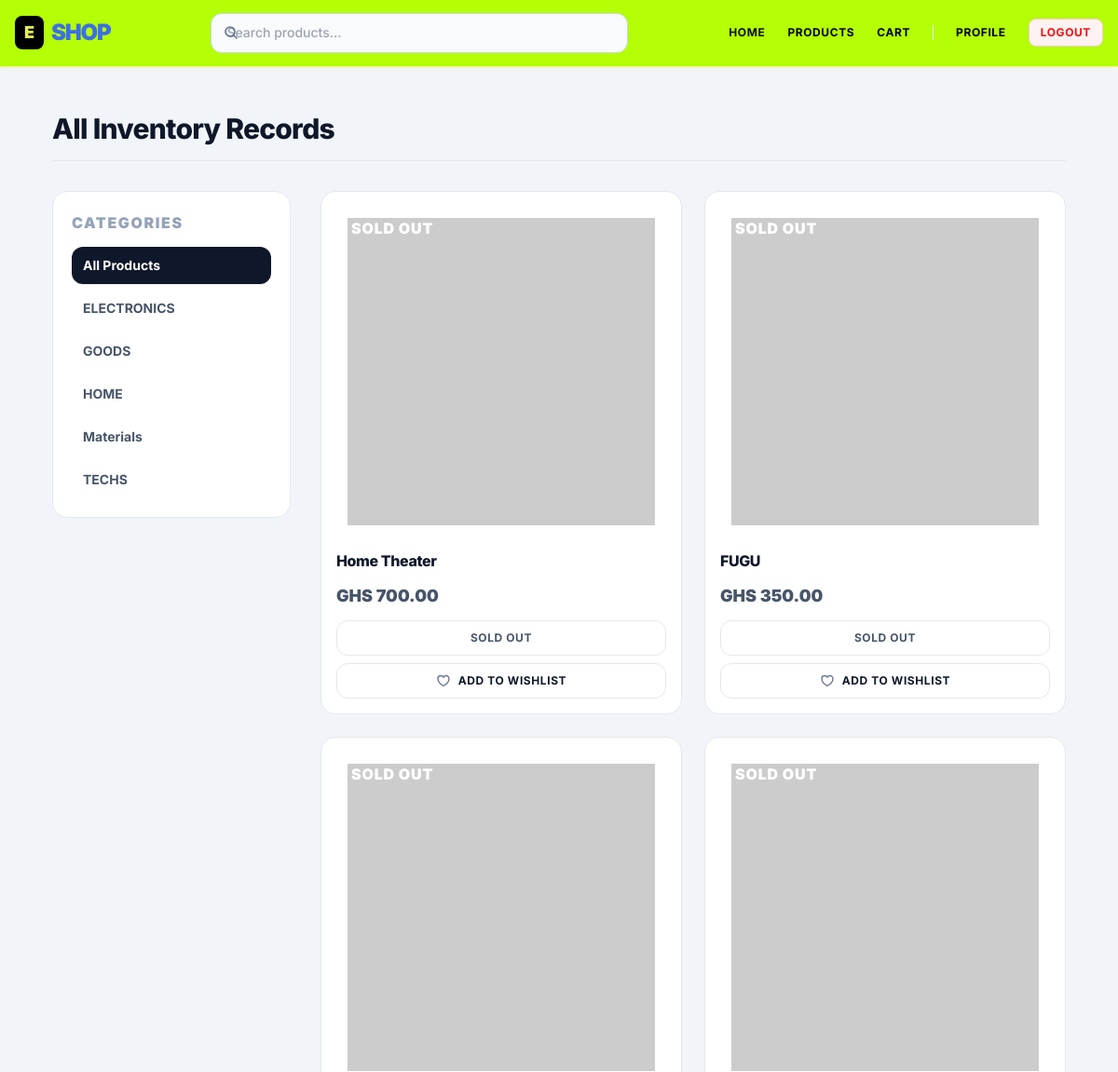
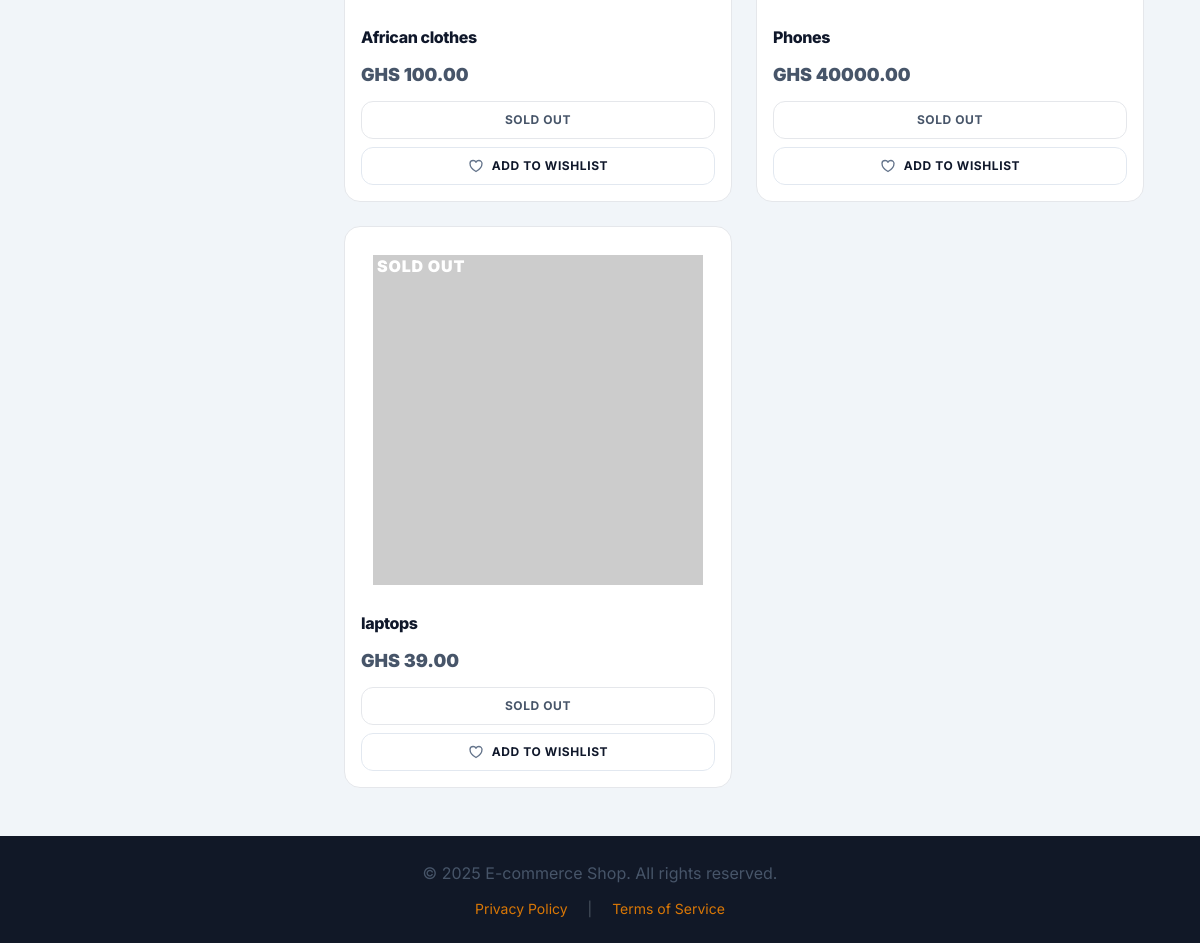
Page /products/ (signed in) on the committed database (2 pictures, top to bottom).
### apps/products/models.py (models this page shows, shortened)
class Category(models.Model):
    name = models.CharField(max_length=255, unique=True, verbose_name="Category Name")
    slug = models.SlugField(max_length=255, unique=True, help_text="A unique slug for the category URL.")
    description = models.TextField(blank=True, verbose_name="Category Description")
    image = models.ImageField(upload_to='categories/', blank=True, null=True, verbose_name="Category Image")
    class Meta:
        verbose_name = 'Category'
        verbose_name_plural = 'Categories'
        ordering = ['name']

class Product(models.Model):
    category = models.ForeignKey(Category, on_delete=models.SET_NULL, null=True, related_name='products', verbose_name="Product Category")
    name = models.CharField(max_length=255, unique=True, verbose_name="Product Name")
    slug = models.SlugField(max_length=255, unique=True, help_text="A unique slug for the product URL.")
    description = models.TextField(verbose_name="Product Description")
    price = models.DecimalField(max_digits=10, decimal_places=2, verbose_name="Price (GHS)")
    stock = models.PositiveIntegerField(default=0, verbose_name="Available Stock")
    available = models.BooleanField(default=True, verbose_name="Is Available")
    created_at = models.DateTimeField(auto_now_add=True, verbose_name="Created At")
    updated_at = models.DateTimeField(auto_now=True, verbose_name="Last Updated")
    image = models.ImageField(
        upload_to='products/',
        blank=True,
        null=True,
        verbose_name="Product Image",
        help_text="Upload a product image. If none, a placeholder will be used.",
    )
    class Meta:
        verbose_name = 'Product'
        verbose_name_plural = 'Products'
        ordering = ['-created_at'] # Order by newest first
        indexes = [
            models.Index(fields=['-created_at']), # Index for faster ordering
            models.Index(fields=['slug']), # Index for faster slug lookups
        ]
    def get_absolute_url(self):
        return reverse('products:product_detail', args=[self.slug])

### apps/products/views.py (the view)
# urls.py: path('', views.product_list, name='product_list'),
def product_list(request, category_slug=None):
    category = None
    categories = Category.objects.all()
    products = Product.objects.filter(available=True)
    query = request.GET.get('q') # Get the search query from the URL parameter 'q'
    if category_slug:
        category = get_object_or_404(Category, slug=category_slug)
        products = products.filter(category=category)
    if query:
        products = products.filter(Q(name__icontains=query) | Q(description__icontains=query))
    context = {
        'category': category,
        'categories': categories,
        'products': products,
        'query': query, # Pass the search query to the template
    }
    return render(request, 'products/product_list.html', context)

### apps/products/templates/products/product_list.html (shortened to what this page needs)
{% extends 'base.html' %}
{% load static %}
{% block content %}
<div class="w-full max-w-7xl mx-auto px-2 sm:px-4 lg:px-8 py-4 sm:py-8">
    <div class="mb-6 sm:mb-8 pb-4 border-b border-slate-200/60">
        <h1 class="text-xl sm:text-2xl lg:text-3xl font-extrabold text-slate-900 tracking-tight">
            {% if query %}
                Query Results: <span class="text-amber-600">"{{ query }}"</span>
            {% elif category %}
                Category: <span class="text-amber-600">{{ category.name }}</span>
            {% else %}
                All Inventory Records
            {% endif %}
        </h1>
    </div>
    <div class="flex flex-col lg:flex-row w-full gap-6 sm:gap-8 items-start">
        <aside style="border-color: #e2e8f0; background-color: #ffffff;" class="w-full lg:w-64 shrink-0 rounded-2xl border p-4 sm:p-5 lg:sticky lg:top-24 shadow-xs">
    <h3 style="color: #94a3b8;" class="text-[10px] font-black uppercase tracking-widest mb-3 block">Categories</h3>
    <div class="flex flex-row flex-wrap lg:flex-col gap-1.5 overflow-x-auto pb-2 lg:pb-0 scrollbar-none snap-x">
        <div class="snap-start shrink-0 lg:w-full">
            {% if not category and not query %}
                <a href="{% url 'products:product_list' %}"
                   style="background-color: #0f172a; color: #ffffff;"
                   class="flex items-center justify-between px-3 py-2.5 text-xs sm:text-sm font-bold rounded-xl shadow-sm transition-all">
                    <span>All Products</span>
                </a>
            {% else %}
                <a href="{% url 'products:product_list' %}"
                   style="color: #475569;"
                   class="flex items-center justify-between px-3 py-2.5 text-xs sm:text-sm font-bold rounded-xl transition-all hover:bg-slate-50 hover:text-slate-900">
                    <span>All Products</span>
                </a>
            {% endif %}
        </div>
        {% for cat in categories %}
            <div class="snap-start shrink-0 lg:w-full">
                {% if category and category.slug == cat.slug %}
                    <a href="{% url 'products:product_list_by_category' category_slug=cat.slug %}"
                       style="background-color: #0f172a; color: #ffffff;"
                       class="flex items-center justify-between px-3 py-2.5 text-xs sm:text-sm font-bold rounded-xl shadow-sm transition-all">
                        <span class="truncate max-w-[140px] sm:max-w-none">{{ cat.name }}</span>
                    </a>
                {% else %}
                    <a href="{% url 'products:product_list_by_category' category_slug=cat.slug %}"
                       style="color: #475569;"
                       class="flex items-center justify-between px-3 py-2.5 text-xs sm:text-sm font-bold rounded-xl transition-all hover:bg-slate-50 hover:text-slate-900">
                        <span class="truncate max-w-[140px] sm:max-w-none">{{ cat.name }}</span>
                    </a>
                {% endif %}
            </div>
        {% endfor %}
    </div>
</aside>
        <section class="flex-1 w-full">
            {% if products %}
                <div class="grid grid-cols-2 sm:grid-cols-2 md:grid-cols-3 lg:grid-cols-2 xl:grid-cols-3 gap-4 sm:gap-6">
                    {% for product in products %}
                        <div class="group bg-white rounded-2xl border border-slate-200 shadow-xs hover:shadow-md transition-all duration-200 p-4 flex flex-col justify-between relative overflow-hidden">
                            <a href="{{ product.get_absolute_url }}" class="block focus:outline-none mb-3">
                                <div class="w-full aspect-square bg-slate-50 rounded-xl p-3 flex items-center justify-center mb-3.5 overflow-hidden relative">
                                    {% if product.stock <= 0 or not product.available %}
                                        <div class="absolute top-2 left-2 z-10 bg-slate-900/90 backdrop-blur-xs text-[10px] font-black text-white px-2 py-0.5 uppercase tracking-wider rounded-md">
                                            Sold Out
                                        </div>
                                    {% endif %}
                                    {% if product.image %}
                                        <img src="{{ product.image.url }}" alt="{{ product.name }}" class="max-h-full max-w-full object-contain mix-blend-multiply group-hover:scale-102 transition-transform duration-300">
                                    {% else %}
                                        <img src="https://placehold.co/400x400/F1F5F9/475569?text={{ product.name|urlencode }}" alt="No Snapshot Snapshot" class="max-h-full max-w-full object-contain mix-blend-multiply">
                                    {% endif %}
                                </div>
                                <h2 class="text-sm sm:text-base font-extrabold text-slate-800 group-hover:text-amber-600 transition-colors line-clamp-2 min-h-[2.5rem] sm:min-h-[2.75rem] leading-tight">
                                    {{ product.name }}
                                </h2>
                            </a>
                            <div class="mt-auto">
                                <p class="text-base sm:text-lg font-black text-slate-900 mb-3">
                                    GHS {{ product.price|floatformat:2 }}
                                </p>
                                <div class="flex flex-col gap-2">
                                    {% if product.stock > 0 and product.available %}
                                        <form action="{% url 'cart:add_to_cart' product.id %}" method="post" class="w-full m-0">
                                            {% csrf_token %}
                                            <input type="hidden" name="quantity" value="1">
                                            <button type="submit"
        style="background-color: #d97706; box-shadow: 0 4px 6px -1px rgba(217, 119, 6, 0.2), 0 2px 4px -2px rgba(217, 119, 6, 0.2);"
        class="w-full inline-flex justify-center items-center px-4 py-3 text-xs font-black uppercase tracking-wider text-white rounded-xl transition-all active:scale-[0.98] cursor-pointer hover:opacity-90">
        <svg style="width: 1rem; height: 1rem; margin-right: 0.5rem; stroke-width: 2.5px;" fill="none" stroke="currentColor" viewBox="0 0 24 24">
        <path stroke-linecap="round" stroke-linejoin="round" d="M15.75 10.5V6a3.75 3.75 0 1 0-7.5 0v4.5m11.356-1.993 1.263 12c.07.665-.45 1.243-1.119 1.243H4.25a1.125 1.125 0 0 1-1.12-1.243l1.264-12A1.125 1.125 0 0 1 5.513 7.5h12.974c.576 0 1.059.435 1.119 1.007ZM8.625 10.5a.375.375 0 1 1-.75 0 .375.375 0 0 1 .75 0Zm7.5 0a.375.375 0 1 1-.75 0 .375.375 0 0 1 .75 0Z" />
    </svg>
    Add to Cart
</button>
                                        </form>
                                    {% else %}
                                        <button class="w-full inline-flex justify-center items-center px-4 py-2.5 text-xs font-bold uppercase tracking-wider text-slate-400 bg-slate-50 border border-slate-200 rounded-xl cursor-not-allowed" disabled>
                                            Sold Out
                                        </button>
                                    {% endif %}
                                    {% if user.is_authenticated %}
                                        <form action="{% url 'wishlist:add_to_wishlist' product.id %}" method="post" class="w-full m-0">
                                            <button type="submit"
        style="border-color: #e2e8f0; color: #0f172a; background-color: #ffffff;"
        class="w-full inline-flex justify-center items-center px-4 py-2.5 border text-xs font-bold uppercase tracking-wider rounded-xl transition-all active:scale-[0.98] cursor-pointer hover:bg-slate-50">
    Add to Wishlist
</button>
                                        </form>
                                    {% endif %}
                                </div>
                            </div>
                        </div>
                    {% endfor %}
                </div>
            {% endif %}
        </section>
    </div>
</div>
{% endblock %}

### static/css/style.css (style rules this page uses)
:root { --primary-color: #0f172a; --primary-dark: #020617; --accent-color: #d97706; --success-color: #10B981; --text-dark: #0f172a; --text-medium: #475569; --text-light: #f8fafc; --bg-light: #f1f5f9; --bg-card: #FFFFFF; --border-color: #e2e8f0; --shadow-sm: rgba(0, 0, 0, 0.03); --shadow-md: rgba(15, 23, 42, 0.06); --shadow-lg: rgba(15, 23, 42, 0.08); --shadow-xl: rgba(15, 23, 42, 0.12); }
body { font-family: 'Inter', sans-serif; background-color: var(--bg-light); color: var(--text-medium); line-height: 1.7; -webkit-font-smoothing: antialiased; -moz-osx-font-smoothing: grayscale; }
.custom-bg { background-color: var(--bg-light); min-height: 100vh; }
h1, h2, h3, h4, h5, h6 { font-family: 'Inter', sans-serif; font-weight: 800; color: var(--text-dark); letter-spacing: -0.025em; }
p { color: var(--text-medium); }
a { color: var(--accent-color); text-decoration: none; transition: color 0.2s ease; }

### rows in the picture
Category: name "ELECTRONICS"
Category: name "GOODS"
Category: name "HOME"
Category: name "Materials"
Category: name "TECHS"
Product: stock "SOLD OUT", name "Home Theater", price "700.00"
Product: stock "SOLD OUT", name "FUGU", price "350.00"
Product: stock "SOLD OUT", name "African clothes", price "100.00"
Product: stock "SOLD OUT", name "Phones", price "40000.00"
Product: stock "SOLD OUT", name "laptops", price "39.00"
